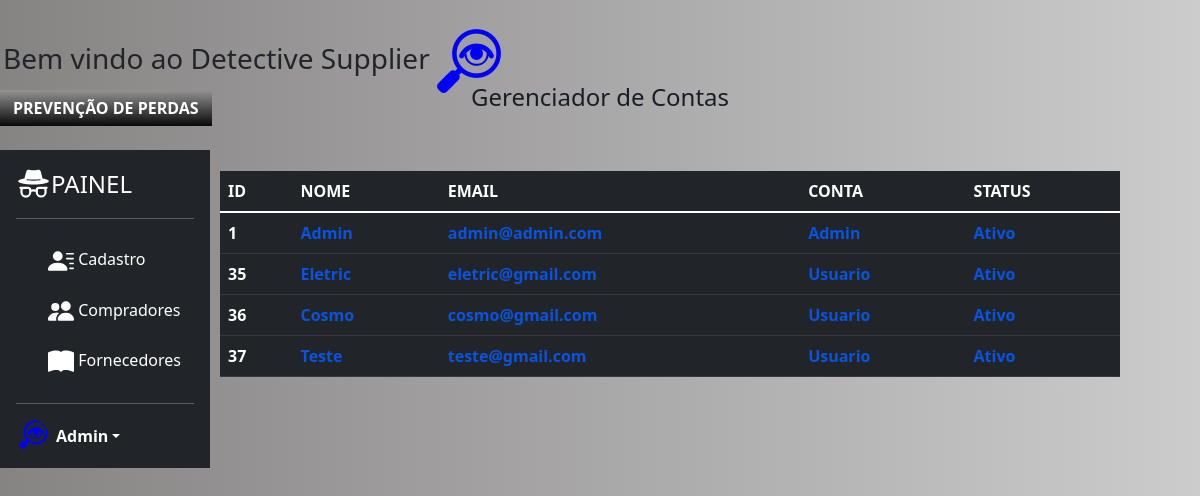
/Views/gerenciador.php (signed in), run on the app's committed database.
### tables this page shows
CREATE TABLE `conta` (
  `ID` int(11) NOT NULL,
  `NOME` varchar(25) NOT NULL,
  `EMAIL` varchar(25) NOT NULL,
  `SENHA` varchar(32) NOT NULL,
  `TIPO` varchar(8) NOT NULL,
  `STATUS` varchar(7) NOT NULL,
  `FOTO` varchar(25) NOT NULL
);

### Views/gerenciador.php (the view, shortened to what this page needs)
<?php
require_once '../back-sistema/conexao.php';
include 'header.php';
?>
<div>
  <h4>Gerenciador de Contas</h4>
</div>
<br/>
<table id="tabela-compradores"class="table table-dark table-hover">
  <thead>
    <tr>
      <th scope="col">ID</th>
      <th scope="col">NOME</th>
      <th scope="col">EMAIL</th>
      <th scope="col">CONTA</th>
      <th scope="col">STATUS</th>
    </tr>
  </thead>
  <tbody>
    <?php
      $comando_sql = "SELECT * FROM conta WHERE NOT ID='45' ORDER BY TIPO ";
      $visualizar_contas = mysqli_query($conectar,$comando_sql);
      while($contador = mysqli_fetch_array($visualizar_contas)):
        if($contador['STATUS'] == 'Ativo' ):
          echo  "<tr onclick='funcao_alterar_conta(`$contador[ID]`,`$contador[NOME]`,`$contador[EMAIL]`,`$contador[TIPO]`,`$contador[STATUS]`,`$contador[FOTO]`);'>"
          .'<th scope="row">'.$contador['ID'].'</th>'
          ."<td class='situacao-ativo'>".$contador['NOME'].'</td>'
          .'<td class="situacao-ativo">'.$contador['EMAIL'].'</td>'.
          '<td class="situacao-ativo">'.$contador['TIPO'].' </td>'.
          '<td class="situacao-ativo">'.$contador['STATUS'].'</td>'.
          '</tr>';
        endif;
      endwhile;
    ?>
  </tbody>
</table>
<?php
include 'footer.php';
?>

### Views/header.php (shortened to what this page needs)
<!DOCTYPE html>
<head>
    <link href="../css/bootstrap.min.css"  rel="stylesheet">
    <link href="../css/config.css"         rel="stylesheet">
    <link href="../css/color.css"          rel="stylesheet">
    <link href="../css/formulario.css"     rel="stylesheet" >
</head>
<body>
<br/>
<h3 id="texto-titulo">Bem vindo ao Detective Supplier <img src="../imagens/detective-64.png"></h3>
<span class="meuspan">PREVENÇÃO DE PERDAS</span>
<div class="d-flex flex-column flex-shrink-0 p-3 text-white bg-dark" style="width: 210px; margin-top:30px">
  <a href="painel.php" class="d-flex align-items-center mb-3 mb-md-0 me-md-auto text-white text-decoration-none">
      <span class="fs-4">PAINEL</span>
  </a>
  <hr>
  <ul class="nav nav-pills flex-column mb-auto">
    <li class="selecionar dropdown-item">
      <a href="cadastro.php" class="nav-link text-white" aria-current="page">
        Cadastro
      </a>
    </li>
    <li class="selecionar dropdown-item">
      <a href="lista_compradores.php" class="nav-link text-white">
        Compradores
      </a>
    </li>
    <li class="selecionar dropdown-item">
        <a href="lista_fornecedores.php" class="nav-link text-white">
          Fornecedores
        </a>
    </li>
  </ul>
  <hr>
  <div class="dropdown">
    <a href="#" class="d-flex align-items-center text-white text-decoration-none dropdown-toggle" id="dropdownUser1" data-bs-toggle="dropdown" aria-expanded="false">
      <img alt="" width="32" height="32" class="rounded-circle me-2" src="<?php echo $_SESSION['FOTO']; ?>"/>
      <strong><?php echo $_SESSION['NOME'];?></strong>
    </a>
  </div>
</div>

### Views/footer.php (shortened to what this page needs)
</body>
</html>

### css/config.css (style rules this page uses)
#tabela-compradores { margin:-320px 4px 8px 220px; width:900px; }
#texto-titulo { margin:3px; padding-top:2px; }
h4 { color:#191d24; margin:355px; margin-top:-385px; text-align:center; }
.meuspan { padding:7px 13px; background:linear-gradient(rgb(148, 147, 147),rgb(10, 9, 9)); color:white; position:relative; font-weight: bold; }

### css/color.css (style rules this page uses)
.situacao-ativo { color:rgb(8, 84, 224);font-weight: bold; }

### css/formulario.css (style rules this page uses)
body { background: linear-gradient(to right,#868383,#ccc); }

### data on the page
conta: ID "1", NOME "Admin", EMAIL "admin@admin.com", TIPO "Admin", STATUS "Ativo"
conta: ID "35", NOME "Eletric", EMAIL "eletric@gmail.com", TIPO "Usuario", STATUS "Ativo"
conta: ID "36", NOME "Cosmo", EMAIL "cosmo@gmail.com", TIPO "Usuario", STATUS "Ativo"
conta: ID "37", NOME "Teste", EMAIL "teste@gmail.com", TIPO "Usuario", STATUS "Ativo"

### other printed values
$_SESSION['NOME'] "Admin"
